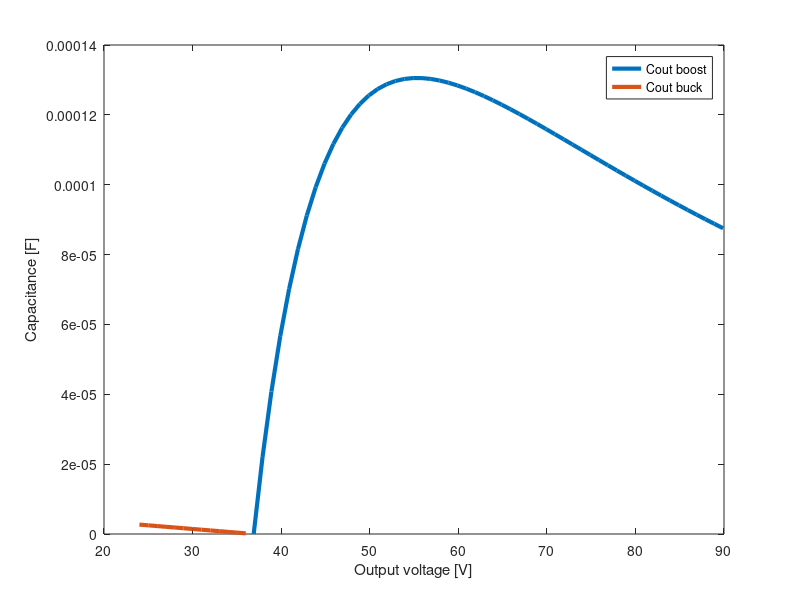
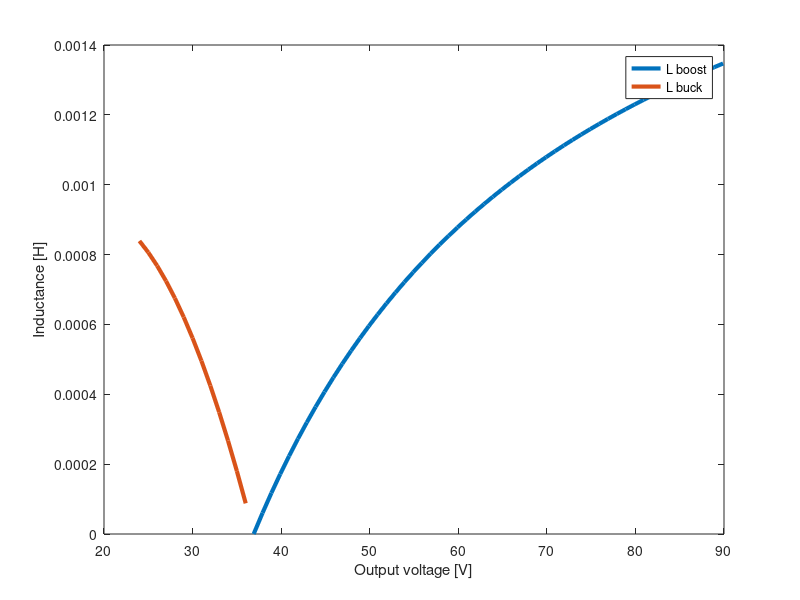
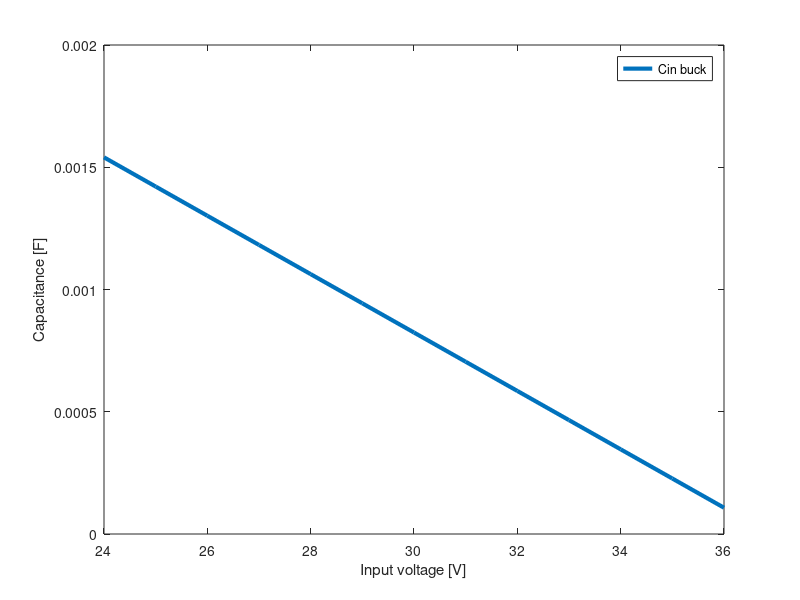
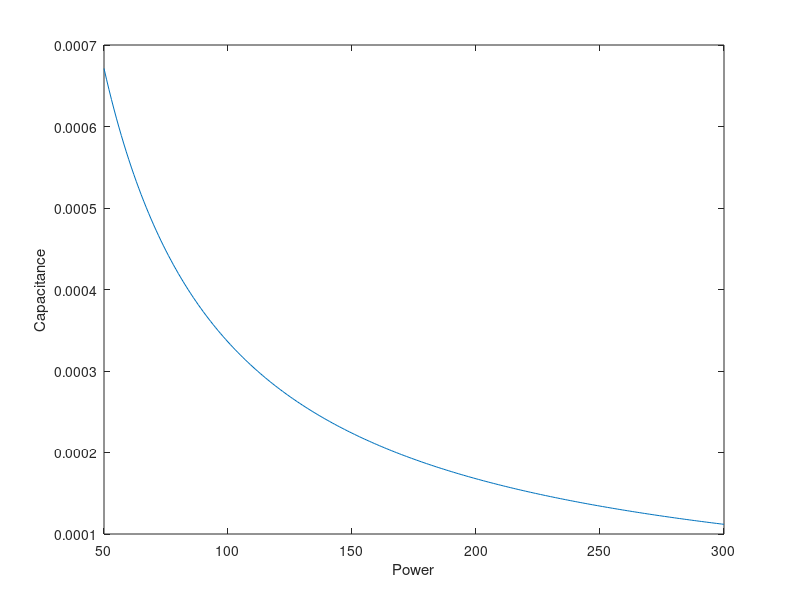

Reproduce these figures in MATLAB, in order.
close all
clc

voltages_boost = 36.9:1:90;
voltages_buck = 24:1:36.9;

Vmpp = 36.9;
Impp_400 = 3.23;
P = 300;
Vin_ripple = 0.001;
Vout_ripple = 0.005;
Current_ripple = 0.1;
fsw = 50e3;
L=1.3e-3;

L_boost = (Vmpp*(1-Vmpp./voltages_boost)./(Current_ripple * Impp_400 * fsw));
L_buck = (Vmpp - voltages_buck).*(voltages_buck./Vmpp)/(2 * Current_ripple * fsw);%to be checked
% 
%Cin_boost = ()/()
Cin_buck = (P/Vmpp * (1 - voltages_buck/Vmpp)/(Vin_ripple * Vmpp * fsw));

%Cout_buck = (voltages_buck.^2/P .* (1 - voltages_buck ./ Vmpp))./(Vout_ripple .* voltages_buck .* fsw);
Cout_buck = ((voltages_buck ./ Vmpp) .* Vmpp .* (1- voltages_buck ./ Vmpp)) ./ (L .* 8 .* fsw^2 .* Vout_ripple .* voltages_buck);
Cout_boost = (P./voltages_boost .* (1 - Vmpp./voltages_boost)./(Vout_ripple .* voltages_boost * fsw));

figure(1)
plot(voltages_boost, Cout_boost, 'linewidth', 3)
hold on
plot(voltages_buck, Cout_buck, 'linewidth', 3)
hold off
legend('Cout boost', 'Cout buck')
xlabel('Output voltage [V]');
ylabel('Capacitance [F]');

figure(2)
plot(voltages_boost, L_boost, 'linewidth', 3)
hold on
plot(voltages_buck, L_buck, 'linewidth', 3)
hold off
legend('L boost', 'L buck')
xlabel('Output voltage [V]');
ylabel('Inductance [H]');

figure(3)
plot(voltages_buck, Cin_buck, 'linewidth', 3)
legend('Cin buck')
xlabel('Input voltage [V]');
ylabel('Capacitance [F]');

voltages_buck = 24;
P=50:1:300;

Cout_buck = (voltages_buck.^2./P .* (1 - voltages_buck ./ Vmpp))./(Vout_ripple .* voltages_buck .* fsw);

figure(4)
plot(P, Cout_buck)



xlabel('Power');
ylabel('Capacitance');
    
